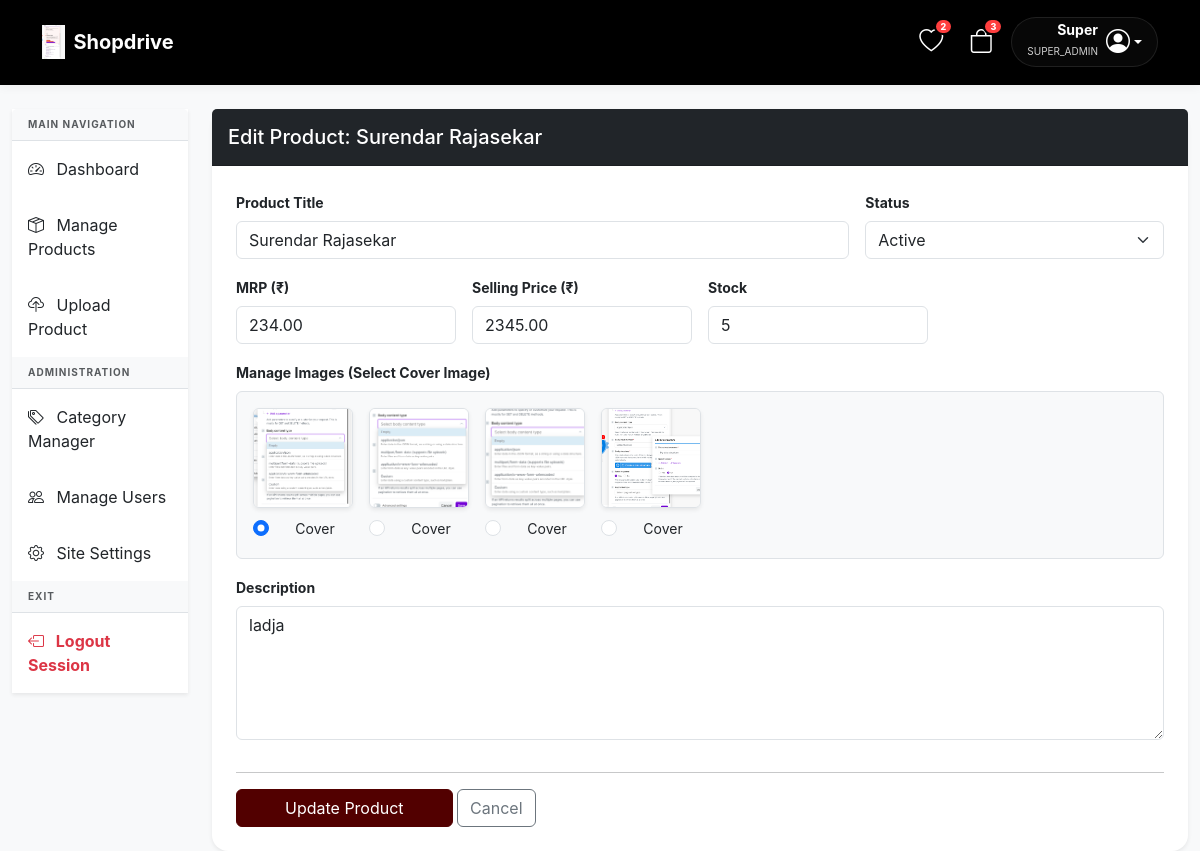
The app's page /admin/edit_product.php?id=8 (signed in) with its own data.
### tables this page shows
CREATE TABLE `site_settings` (
  `id` int(11) NOT NULL,
  `app_name` varchar(100) DEFAULT 'Pro-Market',
  `app_logo` varchar(255) DEFAULT 'logo.png',
  `primary_color` varchar(10) DEFAULT '#2563eb',
  `smtp_host` varchar(100) DEFAULT NULL,
  `smtp_user` varchar(100) DEFAULT NULL,
  `smtp_pass` varchar(100) DEFAULT NULL,
  `smtp_port` int(11) DEFAULT 587,
  `razorpay_key_id` varchar(100) DEFAULT NULL,
  `razorpay_key_secret` varchar(100) DEFAULT NULL,
  `banner_title` varchar(255) DEFAULT NULL,
  `banner_subtitle` text DEFAULT NULL,
  `header_color` varchar(10) DEFAULT '#ffffff'
);

CREATE TABLE `products` (
  `id` int(11) NOT NULL,
  `vendor_id` int(11) NOT NULL,
  `category_id` int(11) NOT NULL,
  `name` varchar(255) NOT NULL,
  `description` text DEFAULT NULL,
  `price` decimal(10,2) DEFAULT NULL COMMENT 'This is the Selling Price',
  `mrp` decimal(10,2) DEFAULT NULL,
  `stock` int(11) DEFAULT 0,
  `image` varchar(255) DEFAULT NULL,
  `status` enum('active','hidden','pending') DEFAULT 'active',
  `created_at` timestamp NOT NULL DEFAULT current_timestamp(),
  `deleted_at` datetime DEFAULT NULL
);

CREATE TABLE `product_images` (
  `id` int(11) NOT NULL,
  `product_id` int(11) NOT NULL,
  `image_path` varchar(255) NOT NULL,
  `is_cover` tinyint(1) DEFAULT 0,
  `sort_order` int(11) DEFAULT 0
);

### admin/edit_product.php (the view, shortened to what this page needs)
<?php
require '../config/db.php';
require '../includes/header.php';
$id = $_GET['id'] ?? null;
$stmt = $pdo->prepare("SELECT * FROM products WHERE id = ?");
$stmt->execute([$id]);
$product = $stmt->fetch();
$img_stmt = $pdo->prepare("SELECT * FROM product_images WHERE product_id = ? ORDER BY sort_order ASC");
$img_stmt->execute([$id]);
$images = $img_stmt->fetchAll();
?>
<div class="container-fluid mt-4">
    <div class="row">
        <div class="col-md-2"><?php include '../includes/admin_sidebar.php'; ?></div>
        <div class="col-md-10">
            <div class="card border-0 shadow-sm rounded-4">
                <div class="card-header bg-dark text-white py-3">
                    <h5 class="mb-0">Edit Product: <?= htmlspecialchars($product['name']) ?></h5>
                </div>
                <div class="card-body p-4">
                    <form method="POST">
                        <div class="row g-3">
                            <div class="col-md-8">
                                <label class="form-label fw-bold small">Product Title</label>
                                <input type="text" name="name" class="form-control" value="<?= htmlspecialchars($product['name']) ?>" required>
                            </div>
                            <div class="col-md-4">
                                <label class="form-label fw-bold small">Status</label>
                                <select name="status" class="form-select">
                                    <option value="active" <?= $product['status'] == 'active' ? 'selected' : '' ?>>Active</option>
                                </select>
                            </div>
                            <div class="col-md-3">
                                <label class="form-label fw-bold small">MRP (₹)</label>
                                <input type="number" name="mrp" class="form-control" value="<?= $product['mrp'] ?>" required>
                            </div>
                            <div class="col-md-3">
                                <label class="form-label fw-bold small">Selling Price (₹)</label>
                                <input type="number" name="price" class="form-control" value="<?= $product['price'] ?>" required>
                            </div>
                            <div class="col-md-3">
                                <label class="form-label fw-bold small">Stock</label>
                                <input type="number" name="stock" class="form-control" value="<?= $product['stock'] ?>" required>
                            </div>
                            <div class="col-md-12">
                                <label class="form-label fw-bold small">Manage Images (Select Cover Image)</label>
                                <div class="d-flex flex-wrap gap-3 p-3 bg-light rounded border">
                                    <?php foreach($images as $img): ?>
                                        <div class="text-center">
                                            <img src="../assets/products/<?= $img['image_path'] ?>" class="rounded d-block mb-2 shadow-sm border" style="width: 100px; height: 100px; object-fit: cover;">
                                            <div class="form-check">
                                                <input class="form-check-input" type="radio" name="cover_img_id" value="<?= $img['id'] ?>" <?= $img['is_cover'] ? 'checked' : '' ?>>
                                                <label class="form-check-label small">Cover</label>
                                            </div>
                                        </div>
                                    <?php endforeach; ?>
                                </div>
                            </div>
                            <div class="col-12">
                                <label class="form-label fw-bold small">Description</label>
                                <textarea name="description" class="form-control" rows="5"><?= htmlspecialchars($product['description']) ?></textarea>
                            </div>
                            <div class="col-12">
                                <hr>
                                <button type="submit" name="update" class="btn btn-primary px-5">Update Product</button>
                                <a href="manage_products.php" class="btn btn-outline-secondary">Cancel</a>
                            </div>
                        </div>
                    </form>
                </div>
            </div>
        </div>
    </div>
</div>

### includes/header.php (shortened to what this page needs)
<?php
require_once __DIR__ . '/../config/db.php';
$brand = $pdo->query("SELECT * FROM site_settings WHERE id = 1")->fetch();
$app_name = $brand['app_name'] ?? 'Pro-Market';
$app_logo = $brand['app_logo'] ?? '';
$is_folder = (strpos($_SERVER['PHP_SELF'], '/admin/') !== false || strpos($_SERVER['PHP_SELF'], '/vendor/') !== false);
$base = $is_folder ? '../' : '';
$isLoggedIn = isset($_SESSION['user_id']);
$userName = $_SESSION['fullname'] ?? '';
$userRole = $_SESSION['role'] ?? '';
$cart_count = 0;
$wishlist_count = 0;
if ($isLoggedIn) {
    $cStmt = $pdo->prepare("SELECT SUM(quantity) FROM cart WHERE user_id = ?");
    $cStmt->execute([$_SESSION['user_id']]);
    $cart_count = (int)$cStmt->fetchColumn();
    $wStmt = $pdo->prepare("SELECT COUNT(id) FROM wishlist WHERE user_id = ?");
    $wStmt->execute([$_SESSION['user_id']]);
    $wishlist_count = (int)$wStmt->fetchColumn();
}
?>
<!DOCTYPE html>
<html lang="en">
<head>
    <link href="https://cdn.jsdelivr.net/npm/bootstrap@5.3.0/dist/css/bootstrap.min.css" rel="stylesheet">
    <link rel="stylesheet" href="https://cdn.jsdelivr.net/npm/bootstrap-icons@1.11.1/font/bootstrap-icons.css">
</head>
<body>
<nav class="navbar navbar-expand-lg navbar-custom py-3 sticky-top">
    <div class="container">
        <a class="navbar-brand fw-bold d-flex align-items-center" href="<?= $base ?>index.php">
            <?php if($app_logo): ?>
                <img src="<?= $base ?>assets/uploads/<?= $app_logo ?>" style="max-height: 35px;" class="me-2">
            <?php endif; ?>
            <?= htmlspecialchars($app_name) ?>
        </a>
        <div class="ms-auto d-flex align-items-center">
            <a href="<?= $base ?>wishlist.php" class="header-icon-btn text-decoration-none">
                <i class="bi bi-heart fs-4"></i>
                <?php if($wishlist_count > 0): ?>
                    <span class="badge rounded-pill header-badge wishlist-count-badge">
                        <?= $wishlist_count ?>
                    </span>
                <?php endif; ?>
            </a>
            <a href="<?= $base ?>cart.php" class="header-icon-btn text-decoration-none">
                <i class="bi bi-bag fs-4"></i>
                <?php if($cart_count > 0): ?>
                    <span class="badge rounded-pill header-badge cart-count-badge">
                        <?= $cart_count ?>
                    </span>
                <?php endif; ?>
            </a>
            <?php if($isLoggedIn): ?>
                <div class="dropdown">
                    <a href="#" class="user-pill d-flex align-items-center text-decoration-none dropdown-toggle" data-bs-toggle="dropdown">
                        <div class="me-2 d-none d-md-block text-end">
                            <div class="small fw-bold mb-0" style="line-height: 1;"><?= htmlspecialchars(explode(' ', $userName)[0]) ?></div>
                            <span style="font-size: 10px; opacity: 0.8;"><?= strtoupper($userRole) ?></span>
                        </div>
                        <i class="bi bi-person-circle fs-4"></i>
                    </a>
                </div>
            <?php else: ?>
                <a href="<?= $base ?>login.php" class="nav-link px-3 fw-bold border-end me-2" style="font-size: 14px;">Login</a>
                <a href="<?= $base ?>register.php" class="btn btn-primary rounded-pill px-4 fw-bold shadow-sm" style="font-size: 14px;">Join Now</a>
            <?php endif; ?>
        </div>
    </div>
</nav>

### records on screen
site_settings: app_logo (picture), app_name "Shopdrive"
products: name "Surendar Rajasekar", status "Active", mrp "234.00", price "2345.00", stock "5", description "ladja"
product_images: image_path (picture), is_cover "☑"
product_images: image_path (picture)
product_images: image_path (picture)
product_images: image_path (picture)

### other values on screen
$wishlist_count "2"
$cart_count "3"
explode(' ', $userName)[0] "Super"
$userRole "SUPER_ADMIN"
